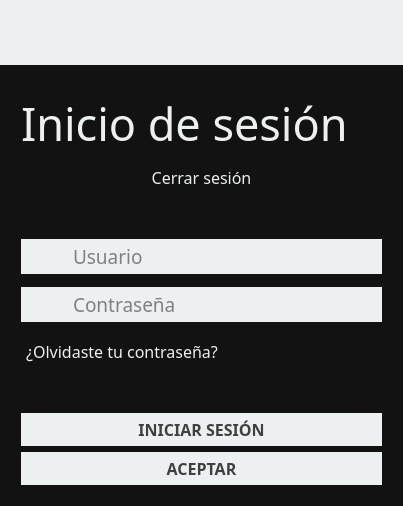
<?xml version="1.0" encoding="UTF-8"?>
<ui version="4.0">
 <class>Form</class>
 <widget class="QWidget" name="Form">
  <property name="geometry">
   <rect>
    <x>0</x>
    <y>0</y>
    <width>403</width>
    <height>506</height>
   </rect>
  </property>
  <property name="windowTitle">
   <string>Iniciar sesión</string>
  </property>
  <property name="windowIcon">
   <iconset>
    <normaloff>:/sigrdap/icons/usuario.png</normaloff>:/sigrdap/icons/usuario.png</iconset>
  </property>
  <property name="styleSheet">
   <string notr="true">QWidget{
	background-color: #121212;
}

QLineEdit {
color: #121212;
background-color: #ecf0f1;
border-style: none;
padding-left: 15px;
}

QPushButton:enabled{
background-color: #ecf0f1;
color: #404040;
}

QPushButton:disabled{
background-color: #bdc3c7;
color: rgb(255, 255, 255);
}

</string>
  </property>
  <layout class="QVBoxLayout" name="verticalLayout_2">
   <property name="leftMargin">
    <number>0</number>
   </property>
   <property name="topMargin">
    <number>0</number>
   </property>
   <property name="rightMargin">
    <number>0</number>
   </property>
   <property name="bottomMargin">
    <number>0</number>
   </property>
   <item>
    <widget class="QFrame" name="kraken">
     <property name="sizePolicy">
      <sizepolicy hsizetype="Preferred" vsizetype="Fixed">
       <horstretch>0</horstretch>
       <verstretch>0</verstretch>
      </sizepolicy>
     </property>
     <property name="minimumSize">
      <size>
       <width>0</width>
       <height>65</height>
      </size>
     </property>
     <property name="styleSheet">
      <string notr="true">background-color: #ecf0f1;</string>
     </property>
     <property name="frameShape">
      <enum>QFrame::NoFrame</enum>
     </property>
     <property name="frameShadow">
      <enum>QFrame::Raised</enum>
     </property>
     <layout class="QHBoxLayout" name="horizontalLayout">
      <property name="spacing">
       <number>0</number>
      </property>
      <property name="leftMargin">
       <number>0</number>
      </property>
      <property name="topMargin">
       <number>0</number>
      </property>
      <property name="rightMargin">
       <number>0</number>
      </property>
      <property name="bottomMargin">
       <number>0</number>
      </property>
      <item>
       <widget class="QLabel" name="logo">
        <property name="styleSheet">
         <string notr="true"/>
        </property>
        <property name="text">
         <string/>
        </property>
        <property name="pixmap">
         <pixmap>:/main/logo.png</pixmap>
        </property>
       </widget>
      </item>
      <item>
       <spacer name="horizontalSpacer">
        <property name="orientation">
         <enum>Qt::Horizontal</enum>
        </property>
        <property name="sizeType">
         <enum>QSizePolicy::MinimumExpanding</enum>
        </property>
        <property name="sizeHint" stdset="0">
         <size>
          <width>0</width>
          <height>20</height>
         </size>
        </property>
       </spacer>
      </item>
      <item>
       <layout class="QVBoxLayout" name="verticalLayout_6">
        <property name="spacing">
         <number>0</number>
        </property>
        <item>
         <widget class="QPushButton" name="botonCerrar">
          <property name="sizePolicy">
           <sizepolicy hsizetype="Fixed" vsizetype="Fixed">
            <horstretch>0</horstretch>
            <verstretch>0</verstretch>
           </sizepolicy>
          </property>
          <property name="minimumSize">
           <size>
            <width>50</width>
            <height>50</height>
           </size>
          </property>
          <property name="maximumSize">
           <size>
            <width>50</width>
            <height>50</height>
           </size>
          </property>
          <property name="focusPolicy">
           <enum>Qt::NoFocus</enum>
          </property>
          <property name="styleSheet">
           <string notr="true">:enabled{
	color: black;
	border: none;
	padding: 5px;
}

:disabled{
	color: black;
}

:pressed{
	background-color: black;
}

:hover{
	background-color: #e74c3c;
	border: none;
}</string>
          </property>
          <property name="text">
           <string/>
          </property>
          <property name="icon">
           <iconset>
            <normaloff>:/general/icons/closeicon-d.png</normaloff>:/general/icons/closeicon-d.png</iconset>
          </property>
          <property name="iconSize">
           <size>
            <width>24</width>
            <height>24</height>
           </size>
          </property>
          <property name="flat">
           <bool>false</bool>
          </property>
         </widget>
        </item>
        <item>
         <spacer name="verticalSpacer_6">
          <property name="orientation">
           <enum>Qt::Vertical</enum>
          </property>
          <property name="sizeHint" stdset="0">
           <size>
            <width>20</width>
            <height>10</height>
           </size>
          </property>
         </spacer>
        </item>
       </layout>
      </item>
     </layout>
    </widget>
   </item>
   <item>
    <layout class="QVBoxLayout" name="verticalLayout">
     <property name="leftMargin">
      <number>21</number>
     </property>
     <property name="topMargin">
      <number>21</number>
     </property>
     <property name="rightMargin">
      <number>21</number>
     </property>
     <property name="bottomMargin">
      <number>21</number>
     </property>
     <item>
      <widget class="QLabel" name="labelBienvenido">
       <property name="sizePolicy">
        <sizepolicy hsizetype="MinimumExpanding" vsizetype="Preferred">
         <horstretch>0</horstretch>
         <verstretch>0</verstretch>
        </sizepolicy>
       </property>
       <property name="minimumSize">
        <size>
         <width>205</width>
         <height>0</height>
        </size>
       </property>
       <property name="font">
        <font>
         <family>Tw Cen MT Condensed</family>
         <pointsize>34</pointsize>
        </font>
       </property>
       <property name="styleSheet">
        <string notr="true">color: #ecf0f1;</string>
       </property>
       <property name="text">
        <string>&lt;html&gt;&lt;head/&gt;&lt;body&gt;&lt;p&gt;Inicio de sesión&lt;/p&gt;&lt;/body&gt;&lt;/html&gt;</string>
       </property>
       <property name="wordWrap">
        <bool>false</bool>
       </property>
      </widget>
     </item>
     <item>
      <layout class="QHBoxLayout" name="horizontalLayout_5">
       <item>
        <widget class="QLabel" name="spacerC1">
         <property name="text">
          <string/>
         </property>
        </widget>
       </item>
       <item>
        <widget class="QPushButton" name="botonLogout">
         <property name="font">
          <font>
           <family>Tw Cen MT</family>
           <pointsize>12</pointsize>
           <weight>50</weight>
           <bold>false</bold>
          </font>
         </property>
         <property name="cursor">
          <cursorShape>PointingHandCursor</cursorShape>
         </property>
         <property name="focusPolicy">
          <enum>Qt::TabFocus</enum>
         </property>
         <property name="styleSheet">
          <string notr="true">:enabled{
	color: #ecf0f1;
	border: none;
	background-color: transparent;
	padding: 5px;
}

:disabled{
	color: #ecf0f1;
}

:pressed{
	color: black;
}

:hover{
	color: white;
}</string>
         </property>
         <property name="text">
          <string>Cerrar sesión</string>
         </property>
         <property name="flat">
          <bool>true</bool>
         </property>
        </widget>
       </item>
       <item>
        <widget class="QLabel" name="spacerC2">
         <property name="text">
          <string/>
         </property>
        </widget>
       </item>
      </layout>
     </item>
     <item>
      <widget class="QLabel" name="spacer2">
       <property name="text">
        <string/>
       </property>
      </widget>
     </item>
     <item>
      <layout class="QHBoxLayout" name="horizontalLayout_2">
       <property name="spacing">
        <number>0</number>
       </property>
       <item>
        <widget class="QPushButton" name="iconUser">
         <property name="sizePolicy">
          <sizepolicy hsizetype="Minimum" vsizetype="Fixed">
           <horstretch>0</horstretch>
           <verstretch>0</verstretch>
          </sizepolicy>
         </property>
         <property name="minimumSize">
          <size>
           <width>35</width>
           <height>35</height>
          </size>
         </property>
         <property name="maximumSize">
          <size>
           <width>35</width>
           <height>16777215</height>
          </size>
         </property>
         <property name="focusPolicy">
          <enum>Qt::NoFocus</enum>
         </property>
         <property name="styleSheet">
          <string notr="true">margin: 0;
border: none;</string>
         </property>
         <property name="text">
          <string/>
         </property>
         <property name="icon">
          <iconset>
           <normaloff>:/general/icons/usericon-b.png</normaloff>:/general/icons/usericon-b.png</iconset>
         </property>
         <property name="iconSize">
          <size>
           <width>35</width>
           <height>35</height>
          </size>
         </property>
         <property name="flat">
          <bool>true</bool>
         </property>
        </widget>
       </item>
       <item>
        <widget class="QLineEdit" name="editUsuario">
         <property name="minimumSize">
          <size>
           <width>320</width>
           <height>35</height>
          </size>
         </property>
         <property name="font">
          <font>
           <family>Tw Cen MT</family>
           <pointsize>14</pointsize>
          </font>
         </property>
         <property name="whatsThis">
          <string>&lt;html&gt;&lt;head/&gt;&lt;body&gt;&lt;p&gt;Usuario&lt;/p&gt;&lt;/body&gt;&lt;/html&gt;</string>
         </property>
         <property name="text">
          <string/>
         </property>
         <property name="placeholderText">
          <string>Usuario</string>
         </property>
        </widget>
       </item>
      </layout>
     </item>
     <item>
      <spacer name="verticalSpacer_2">
       <property name="orientation">
        <enum>Qt::Vertical</enum>
       </property>
       <property name="sizeType">
        <enum>QSizePolicy::Fixed</enum>
       </property>
       <property name="sizeHint" stdset="0">
        <size>
         <width>20</width>
         <height>7</height>
        </size>
       </property>
      </spacer>
     </item>
     <item>
      <layout class="QHBoxLayout" name="horizontalLayout_3">
       <property name="spacing">
        <number>0</number>
       </property>
       <item>
        <widget class="QPushButton" name="iconLock">
         <property name="sizePolicy">
          <sizepolicy hsizetype="Minimum" vsizetype="Fixed">
           <horstretch>0</horstretch>
           <verstretch>0</verstretch>
          </sizepolicy>
         </property>
         <property name="minimumSize">
          <size>
           <width>35</width>
           <height>35</height>
          </size>
         </property>
         <property name="maximumSize">
          <size>
           <width>35</width>
           <height>16777215</height>
          </size>
         </property>
         <property name="focusPolicy">
          <enum>Qt::NoFocus</enum>
         </property>
         <property name="styleSheet">
          <string notr="true">margin: 0;
border: none;</string>
         </property>
         <property name="text">
          <string/>
         </property>
         <property name="icon">
          <iconset>
           <normaloff>:/general/icons/lockicon-b.png</normaloff>:/general/icons/lockicon-b.png</iconset>
         </property>
         <property name="iconSize">
          <size>
           <width>35</width>
           <height>35</height>
          </size>
         </property>
         <property name="flat">
          <bool>true</bool>
         </property>
        </widget>
       </item>
       <item>
        <widget class="QLineEdit" name="editPassword">
         <property name="minimumSize">
          <size>
           <width>320</width>
           <height>35</height>
          </size>
         </property>
         <property name="font">
          <font>
           <family>Tw Cen MT</family>
           <pointsize>14</pointsize>
          </font>
         </property>
         <property name="text">
          <string/>
         </property>
         <property name="echoMode">
          <enum>QLineEdit::Password</enum>
         </property>
         <property name="placeholderText">
          <string>Contraseña</string>
         </property>
        </widget>
       </item>
      </layout>
     </item>
     <item>
      <spacer name="verticalSpacer">
       <property name="orientation">
        <enum>Qt::Vertical</enum>
       </property>
       <property name="sizeType">
        <enum>QSizePolicy::Fixed</enum>
       </property>
       <property name="sizeHint" stdset="0">
        <size>
         <width>20</width>
         <height>7</height>
        </size>
       </property>
      </spacer>
     </item>
     <item>
      <layout class="QHBoxLayout" name="horizontalLayout_6">
       <item>
        <widget class="QPushButton" name="botonForgot">
         <property name="font">
          <font>
           <family>Tw Cen MT</family>
           <pointsize>12</pointsize>
           <weight>50</weight>
           <bold>false</bold>
          </font>
         </property>
         <property name="cursor">
          <cursorShape>PointingHandCursor</cursorShape>
         </property>
         <property name="focusPolicy">
          <enum>Qt::TabFocus</enum>
         </property>
         <property name="styleSheet">
          <string notr="true">:enabled{
	color: #ecf0f1;
	border: none;
	background-color: transparent;
	padding: 5px;
}

:disabled{
	color: #ecf0f1;
}

:pressed{
	color: black;
}

:hover{
	color: white;
}</string>
         </property>
         <property name="text">
          <string>¿Olvidaste tu contraseña?</string>
         </property>
        </widget>
       </item>
       <item>
        <widget class="QLabel" name="spacerF1">
         <property name="text">
          <string/>
         </property>
        </widget>
       </item>
      </layout>
     </item>
     <item>
      <widget class="QLabel" name="spacer1">
       <property name="text">
        <string/>
       </property>
      </widget>
     </item>
     <item>
      <widget class="QPushButton" name="botonLogin">
       <property name="font">
        <font>
         <family>Tw Cen MT</family>
         <pointsize>12</pointsize>
         <weight>75</weight>
         <bold>true</bold>
        </font>
       </property>
       <property name="styleSheet">
        <string notr="true">:enabled{
	padding: 5px;
	border: none;
}

:disabled{
	padding: 5px;
	border: none;
}

:hover{
	padding: 5px;
	background-color: white;
	color: #000000;
}</string>
       </property>
       <property name="text">
        <string>INICIAR SESIÓN</string>
       </property>
      </widget>
     </item>
     <item>
      <widget class="QPushButton" name="botonAceptar">
       <property name="font">
        <font>
         <family>Tw Cen MT</family>
         <pointsize>12</pointsize>
         <weight>75</weight>
         <bold>true</bold>
        </font>
       </property>
       <property name="focusPolicy">
        <enum>Qt::TabFocus</enum>
       </property>
       <property name="styleSheet">
        <string notr="true">:enabled{
	padding: 5px;
	border: none;
}

:disabled{
	padding: 5px;
	border: none;
}

:hover{
	padding: 5px;
	background-color: white;
	color: #000000;
}</string>
       </property>
       <property name="text">
        <string>ACEPTAR</string>
       </property>
      </widget>
     </item>
    </layout>
   </item>
  </layout>
 </widget>
 <tabstops>
  <tabstop>editUsuario</tabstop>
  <tabstop>editPassword</tabstop>
  <tabstop>botonLogin</tabstop>
  <tabstop>botonForgot</tabstop>
  <tabstop>botonAceptar</tabstop>
  <tabstop>botonLogout</tabstop>
 </tabstops>
 <resources/>
 <connections/>
</ui>
